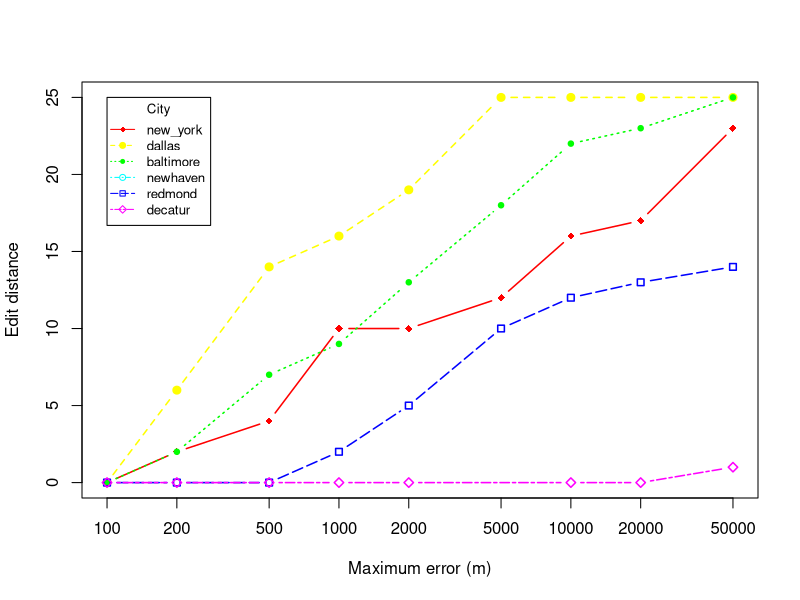

Write R code to recreate this figure.
# Create Line Chart

jpeg("./../hospitals/medians_across_city_25.jpg")

# convert factor to numeric for convenience 
Medians <- read.csv("./../hospitals/medians_across_city_25.csv")
locations <- c("new_york","dallas","baltimore","newhaven","redmond","decatur")
nlocations <- length(locations)

# get the range for the x and y axis 
xrange <- range(Medians$skew)
yrange <- range(Medians$distortion)

# set up the plot 
plot(xrange, yrange, type="n", xlab="Maximum error (m)", log="x",
  	      ylab="Edit distance") 
colors <- rainbow(nlocations)
linetype <- c(1:nlocations) 
plotchar <- seq(18,18+nlocations,1)

# add lines 
for (i in 1:nlocations) { 
  city <- subset(Medians, location==locations[i])
  lines(sort(city$skew), sort(city$distortion), type="b", lwd=1.5,
    lty=linetype[i], col=colors[i], pch=plotchar[i])
} 

# add a title and subtitle 
title("")

# add a legend 
legend(xrange[1], yrange[2], locations, cex=0.8, col=colors,
  		   pch=plotchar, lty=linetype, title="City")

dev.off()
